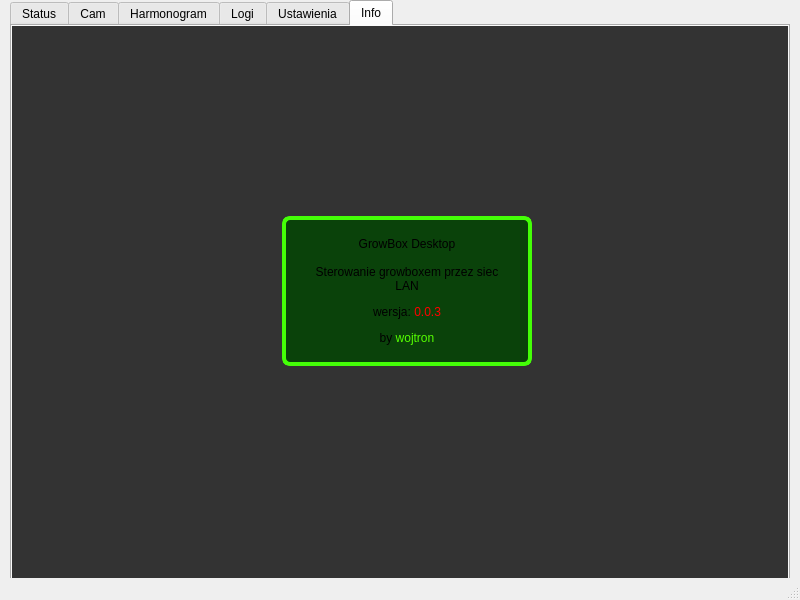
<?xml version="1.0" encoding="UTF-8"?>
<ui version="4.0">
 <class>MainWindow</class>
 <widget class="QMainWindow" name="MainWindow">
  <property name="geometry">
   <rect>
    <x>0</x>
    <y>0</y>
    <width>800</width>
    <height>600</height>
   </rect>
  </property>
  <property name="windowTitle">
   <string>MainWindow</string>
  </property>
  <widget class="QWidget" name="centralwidget">
   <widget class="QTabWidget" name="tabWidget">
    <property name="geometry">
     <rect>
      <x>10</x>
      <y>0</y>
      <width>780</width>
      <height>600</height>
     </rect>
    </property>
    <property name="currentIndex">
     <number>5</number>
    </property>
    <widget class="QWidget" name="tab1status">
     <attribute name="title">
      <string>Status</string>
     </attribute>
    </widget>
    <widget class="QWidget" name="tab2_cam">
     <attribute name="title">
      <string>Cam</string>
     </attribute>
    </widget>
    <widget class="QWidget" name="tab3_harm">
     <attribute name="title">
      <string>Harmonogram</string>
     </attribute>
    </widget>
    <widget class="QWidget" name="tab4_logs">
     <attribute name="title">
      <string>Logi</string>
     </attribute>
    </widget>
    <widget class="QWidget" name="tab5settings">
     <attribute name="title">
      <string>Ustawienia</string>
     </attribute>
     <widget class="QCheckBox" name="checkBox">
      <property name="geometry">
       <rect>
        <x>540</x>
        <y>20</y>
        <width>101</width>
        <height>21</height>
       </rect>
      </property>
      <property name="text">
       <string>AutoConnect</string>
      </property>
     </widget>
     <widget class="QWidget" name="">
      <property name="geometry">
       <rect>
        <x>280</x>
        <y>20</y>
        <width>248</width>
        <height>26</height>
       </rect>
      </property>
      <layout class="QHBoxLayout" name="horizontalLayout_2">
       <item>
        <widget class="QLabel" name="label_IP">
         <property name="text">
          <string>Adres IP:</string>
         </property>
        </widget>
       </item>
       <item>
        <widget class="QLineEdit" name="lineEdit_IP"/>
       </item>
       <item>
        <widget class="QPushButton" name="pushButton_CONNECT">
         <property name="text">
          <string>POŁĄCZ</string>
         </property>
        </widget>
       </item>
      </layout>
     </widget>
    </widget>
    <widget class="QWidget" name="tab6_info">
     <property name="styleSheet">
      <string notr="true">#tab6_info {
    background-image:url(:/new/img/img/forest2.jpg);
    background-repeat: no-repeat;
    background-position: center;
    background-color: #333333;
}</string>
     </property>
     <attribute name="title">
      <string>Info</string>
     </attribute>
     <widget class="QGroupBox" name="groupBoxInfo">
      <property name="geometry">
       <rect>
        <x>270</x>
        <y>190</y>
        <width>250</width>
        <height>150</height>
       </rect>
      </property>
      <property name="styleSheet">
       <string notr="true">#groupBoxInfo{
background-color: rgba(0, 70, 0, 204);
border-radius: 8px;
border: 4px solid #44ff07;
color: white;
padding: 8px;}</string>
      </property>
      <property name="title">
       <string/>
      </property>
      <property name="flat">
       <bool>false</bool>
      </property>
      <property name="checkable">
       <bool>false</bool>
      </property>
      <layout class="QHBoxLayout" name="horizontalLayout_3">
       <item>
        <widget class="QLabel" name="label">
         <property name="autoFillBackground">
          <bool>false</bool>
         </property>
         <property name="text">
          <string>&lt;html&gt;&lt;head/&gt;&lt;body&gt;&lt;p align=&quot;center&quot;&gt;GrowBox Desktop&lt;br/&gt;&lt;br/&gt;Sterowanie growboxem przez siec LAN&lt;/p&gt;&lt;p align=&quot;center&quot;&gt;wersja: &lt;span style=&quot; color:#ff0000;&quot;&gt;0.0.3&lt;/span&gt;&lt;/p&gt;&lt;p align=&quot;center&quot;&gt;by &lt;span style=&quot; color:#55ff00;&quot;&gt;wojtron&lt;/span&gt;&lt;/p&gt;&lt;/body&gt;&lt;/html&gt;</string>
         </property>
         <property name="textFormat">
          <enum>Qt::TextFormat::AutoText</enum>
         </property>
         <property name="scaledContents">
          <bool>false</bool>
         </property>
         <property name="wordWrap">
          <bool>true</bool>
         </property>
        </widget>
       </item>
      </layout>
     </widget>
    </widget>
   </widget>
   <widget class="QWidget" name="">
    <property name="geometry">
     <rect>
      <x>530</x>
      <y>40</y>
      <width>248</width>
      <height>50</height>
     </rect>
    </property>
    <layout class="QHBoxLayout" name="horizontalLayout"/>
   </widget>
  </widget>
  <widget class="QMenuBar" name="menubar">
   <property name="geometry">
    <rect>
     <x>0</x>
     <y>0</y>
     <width>800</width>
     <height>21</height>
    </rect>
   </property>
  </widget>
  <widget class="QStatusBar" name="statusbar"/>
 </widget>
 <resources/>
 <connections/>
</ui>
